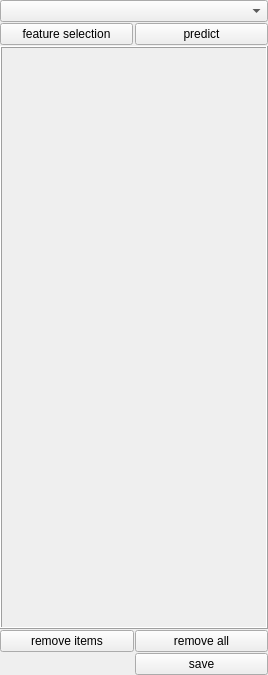
<?xml version="1.0" encoding="UTF-8"?>
<ui version="4.0">
 <class>Form</class>
 <widget class="QWidget" name="Form">
  <property name="geometry">
   <rect>
    <x>0</x>
    <y>0</y>
    <width>268</width>
    <height>675</height>
   </rect>
  </property>
  <property name="windowTitle">
   <string>Form</string>
  </property>
  <layout class="QVBoxLayout" name="verticalLayout_2">
   <property name="spacing">
    <number>1</number>
   </property>
   <property name="margin">
    <number>0</number>
   </property>
   <item>
    <widget class="QComboBox" name="classifiers"/>
   </item>
   <item>
    <layout class="QGridLayout" name="gbox">
     <property name="leftMargin">
      <number>0</number>
     </property>
     <property name="rightMargin">
      <number>0</number>
     </property>
     <property name="spacing">
      <number>2</number>
     </property>
     <item row="2" column="0">
      <widget class="QPushButton" name="featureBtn">
       <property name="sizePolicy">
        <sizepolicy hsizetype="Minimum" vsizetype="Fixed">
         <horstretch>0</horstretch>
         <verstretch>0</verstretch>
        </sizepolicy>
       </property>
       <property name="text">
        <string>feature selection</string>
       </property>
      </widget>
     </item>
     <item row="2" column="1">
      <widget class="QPushButton" name="predictBtn">
       <property name="toolTip">
        <string>&lt;html&gt;&lt;head/&gt;&lt;body&gt;&lt;p&gt;actually trains and predicts...&lt;/p&gt;&lt;/body&gt;&lt;/html&gt;</string>
       </property>
       <property name="text">
        <string>predict</string>
       </property>
      </widget>
     </item>
    </layout>
   </item>
   <item>
    <widget class="QStackedWidget" name="stack">
     <property name="sizePolicy">
      <sizepolicy hsizetype="Expanding" vsizetype="Expanding">
       <horstretch>0</horstretch>
       <verstretch>0</verstretch>
      </sizepolicy>
     </property>
     <property name="frameShape">
      <enum>QFrame::Box</enum>
     </property>
     <property name="frameShadow">
      <enum>QFrame::Raised</enum>
     </property>
     <property name="lineWidth">
      <number>1</number>
     </property>
    </widget>
   </item>
   <item>
    <layout class="QGridLayout" name="gbox_2">
     <property name="horizontalSpacing">
      <number>-1</number>
     </property>
     <item row="1" column="1">
      <widget class="QPushButton" name="saveBtn">
       <property name="text">
        <string>save</string>
       </property>
      </widget>
     </item>
     <item row="0" column="1">
      <widget class="QPushButton" name="removeAllBtn">
       <property name="text">
        <string>remove all</string>
       </property>
      </widget>
     </item>
     <item row="0" column="0">
      <widget class="QPushButton" name="removeBtn">
       <property name="text">
        <string>remove items</string>
       </property>
      </widget>
     </item>
    </layout>
   </item>
  </layout>
 </widget>
 <resources/>
 <connections/>
</ui>
